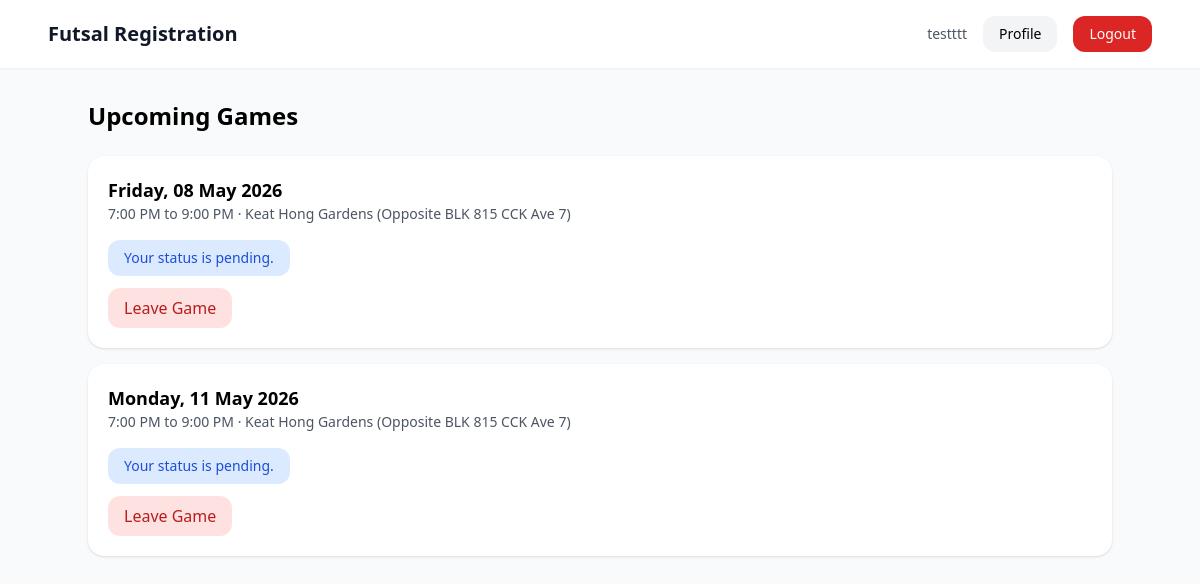
The page /home/ (signed in) on the database its author committed.
### accounts/models.py (models this page shows, shortened)
class User(AbstractUser):
    ROLE_USER = "user"
    ROLE_ADMIN = "admin"
    ROLE_SUPERADMIN = "superadmin"
    ROLE_CHOICES = [
        (ROLE_USER, "User"),
        (ROLE_ADMIN, "Admin"),
        (ROLE_SUPERADMIN, "Superadmin"),
    ]
    PLAYER_NEW = "new"
    PLAYER_REGULAR = "regular"
    PLAYER_CORE = "core"
    PLAYER_NAUGHTY = "naughty"
    PLAYER_TYPE_CHOICES = [
        (PLAYER_NEW, "New"),
        (PLAYER_REGULAR, "Regular"),
        (PLAYER_CORE, "Core"),
        (PLAYER_NAUGHTY, "Naughty"),
    ]
    role = models.CharField(max_length=20, choices=ROLE_CHOICES, default=ROLE_USER)
    player_type = models.CharField(max_length=20, choices=PLAYER_TYPE_CHOICES, default=PLAYER_NEW)
    mobile_number = models.CharField(max_length=30, blank=True)
    games_played_count = models.PositiveIntegerField(default=0)
    email_verified = models.BooleanField(default=False)
    admin_notes = models.TextField(blank=True, default="")

### events/models.py (models this page shows, shortened)
class Event(models.Model):
    STATUS_DRAFT = "draft"
    STATUS_OPEN = "open"
    STATUS_FINALIZED = "finalized"
    STATUS_COMPLETED = "completed"
    STATUS_CANCELLED = "cancelled"
    STATUS_CHOICES = [
        (STATUS_DRAFT, "Draft"),
        (STATUS_OPEN, "Open"),
        (STATUS_FINALIZED, "Finalized"),
        (STATUS_COMPLETED, "Completed"),
        (STATUS_CANCELLED, "Cancelled"),
    ]
    registration_token = models.UUIDField(
        default=uuid.uuid4,
        unique=True,
        editable=False,
    )
    event_code = models.CharField(
        max_length=20,
        unique=True,
        default=generate_event_code,
        editable=False,
    )
    title = models.CharField(max_length=255)
    start_datetime = models.DateTimeField()
    end_datetime = models.DateTimeField()
    location = models.CharField(max_length=255)
    amount_payable = models.DecimalField(max_digits=8, decimal_places=2)
    playing_slots = models.PositiveIntegerField(default=15)
    waiting_slots = models.PositiveIntegerField(default=5)
    backup_slots = models.PositiveIntegerField(default=3)
    is_private = models.BooleanField(
        default=False,
        help_text="Private events are hidden from the public event list but accessible by registration link.",
    )
    status = models.CharField(
        max_length=20,
        choices=STATUS_CHOICES,
        default=STATUS_DRAFT,
    )
    created_by = models.ForeignKey(
        settings.AUTH_USER_MODEL,
        on_delete=models.SET_NULL,
        null=True,
        related_name="created_events",
    )
    created_at = models.DateTimeField(auto_now_add=True)
    updated_at = models.DateTimeField(auto_now=True)
    class Meta:
        ordering = ["start_datetime"]
    @property
    def weekday_display(self):
        local_start = timezone.localtime(self.start_datetime)
        return local_start.strftime("%A")
    @property
    def date_display(self):
        local_start = timezone.localtime(self.start_datetime)
        return local_start.strftime("%d %B %Y")
    @property
    def time_range_display(self):
        local_start = timezone.localtime(self.start_datetime)
        local_end = timezone.localtime(self.end_datetime)
        start = local_start.strftime("%I:%M %p").lstrip("0")
        end = local_end.strftime("%I:%M %p").lstrip("0")
        return f"{start} to {end}"

### accounts/views.py (the view)
# urls.py: path("home/", PlayerHomeView.as_view(), name="player_home"),
class PlayerHomeView(View):
    template_name = "accounts/player_home.html"
    def get(self, request):
        if not request.user.is_authenticated:
            return redirect("login")
        now = timezone.now()
        upcoming_events = list(
            Event.objects
            .filter(start_datetime__gt=now, is_private=False)
            .order_by("start_datetime")
        )
        user_registrations = (
            EventRegistration.objects
            .filter(user=request.user, event__in=upcoming_events)
            .select_related("event")
        )
        registration_map = {reg.event_id: reg for reg in user_registrations}
        for event in upcoming_events:
            reg = registration_map.get(event.id)
            event.user_registration = reg
            event.player_visible_status = get_player_visible_status(reg, event)
        return render(
            request,
            self.template_name,
            {
                "events": upcoming_events,
                "now": now,
            },
        )

### accounts/views.py (called while the page is built, shortened)
def get_player_visible_status(registration, event):
    if not registration:
        return None
    if registration.status == "playing":
        return {
            "label": "Playing",
            "message": "You are in the playing list.",
            "queue_number": None,
        }
    return {
        "label": "Pending",
        "message": "Your status is pending.",
        "queue_number": None,
    }

### templates/accounts/player_home.html (shortened to what this page needs)
{% extends "base.html" %}
{% block content %}
<div class="max-w-5xl mx-auto">
    <h1 class="text-2xl font-bold mb-6">Upcoming Games</h1>
    <div class="space-y-4">
        {% for event in events %}
        <div class="bg-white p-5 rounded-2xl shadow">
            <div class="font-semibold text-lg">
                {{ event.weekday_display }}, {{ event.date_display }}
            </div>
            <div class="text-sm text-gray-600">
                {{ event.time_range_display }} · {{ event.location }}
            </div>
            <div class="mt-4">
                {% if event.player_visible_status %}
                    {% if event.player_visible_status.label == "Playing" %}
                        <span class="inline-block px-4 py-2 rounded-xl bg-green-100 text-green-700 text-sm font-medium">
                            You are confirmed in the game.
                        </span>
                    {% else %}
                        <span class="inline-block px-4 py-2 rounded-xl bg-blue-100 text-blue-700 text-sm font-medium">
                            Your status is pending.
                        </span>
                    {% endif %}
                    <div class="mt-3">
                        <a href="{% url 'join_event' event.registration_token %}"
                           class="inline-block px-4 py-2 bg-red-100 text-red-700 rounded-xl hover:bg-red-200">
                            Leave Game
                        </a>
                    </div>
                {% elif now >= event.start_datetime %}
                    <span class="inline-block px-4 py-2 rounded-xl bg-red-100 text-red-700 text-sm font-medium">
                        Registration Closed
                    </span>
                {% else %}
                    <a href="{% url 'join_event' event.registration_token %}"
                       class="inline-block px-4 py-2 bg-blue-600 text-white rounded-xl hover:bg-blue-700">
                        Join Game
                    </a>
                {% endif %}
            </div>
        </div>
        {% empty %}
        <div class="text-gray-500">No upcoming games</div>
        {% endfor %}
    </div>
</div>
{% endblock %}

### templates/base.html (shortened to what this page needs)
<!DOCTYPE html>
<html>
<head>
    <script src="https://cdn.tailwindcss.com"></script>
</head>
<body class="bg-gray-50 min-h-screen">
    <header class="bg-white shadow-sm">
        <div class="max-w-6xl mx-auto px-6 py-4 flex items-center justify-between">
            <a href="/" class="text-xl font-bold text-gray-900">Futsal Registration</a>
           <div class="flex items-center gap-4">
    {% if request.user.is_authenticated %}
        <span class="text-sm text-gray-600">{{ request.user.username }}</span>
        <a href="{% url 'profile' %}"
           class="text-sm px-4 py-2 rounded-xl bg-gray-100 hover:bg-gray-200">
            Profile
        </a>
        <form method="post" action="/logout/">
            <button type="submit"
                class="text-sm px-4 py-2 rounded-xl bg-red-600 text-white hover:bg-red-700">
                Logout
            </button>
        </form>
    {% else %}
        <a href="/login/"
           class="text-sm px-4 py-2 rounded-xl bg-blue-600 text-white hover:bg-blue-700">
            Login
        </a>
    {% endif %}
</div>
        </div>
    </header>
    <main class="max-w-6xl mx-auto px-6 py-8">
        {% block content %}{% endblock %}
    </main>
</body>
</html>

### rows shown on the page
User: user.username "testttt"
Event: weekday_display "Friday", date_display "08 May 2026", time_range_display "7:00 PM to 9:00 PM", location "Keat Hong Gardens (Opposite BLK 815 CCK Ave 7)", shows "Your status is pending.", shows "Leave Game"
Event: weekday_display "Monday", date_display "11 May 2026", time_range_display "7:00 PM to 9:00 PM", location "Keat Hong Gardens (Opposite BLK 815 CCK Ave 7)", shows "Your status is pending.", shows "Leave Game"
